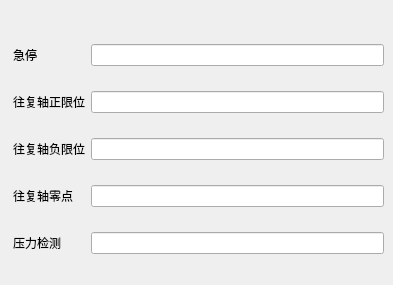
        <widget class="QWidget" name="tab_8">
         <attribute name="title">
          <string>输入点</string>
         </attribute>
         <widget class="QWidget" name="layoutWidget">
          <property name="geometry">
           <rect>
            <x>13</x>
            <y>25</y>
            <width>371</width>
            <height>251</height>
           </rect>
          </property>
          <layout class="QGridLayout" name="gridLayout_3">
           <item row="0" column="0">
            <widget class="QLabel" name="label_40">
             <property name="text">
              <string>急停</string>
             </property>
            </widget>
           </item>
           <item row="0" column="1">
            <widget class="QLineEdit" name="lE_EStop"/>
           </item>
           <item row="1" column="0">
            <widget class="QLabel" name="label_11">
             <property name="text">
              <string>往复轴正限位</string>
             </property>
            </widget>
           </item>
           <item row="1" column="1">
            <widget class="QLineEdit" name="lE_AxisFeedPosEnd"/>
           </item>
           <item row="2" column="0">
            <widget class="QLabel" name="label_41">
             <property name="text">
              <string>往复轴负限位</string>
             </property>
            </widget>
           </item>
           <item row="2" column="1">
            <widget class="QLineEdit" name="lE_AxisFeedNegEnd"/>
           </item>
           <item row="3" column="0">
            <widget class="QLabel" name="label_42">
             <property name="text">
              <string>往复轴零点</string>
             </property>
            </widget>
           </item>
           <item row="3" column="1">
            <widget class="QLineEdit" name="lE_AxisFeedHome"/>
           </item>
           <item row="4" column="0">
            <widget class="QLabel" name="label_89">
             <property name="text">
              <string>压力检测</string>
             </property>
            </widget>
           </item>
           <item row="4" column="1">
            <widget class="QLineEdit" name="lE_AirPressChk"/>
           </item>
          </layout>
         </widget>
        </widget>
